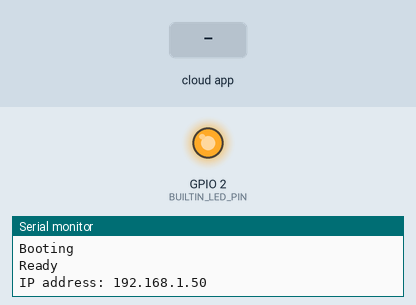
Recording of a sketch running on a simulated ESP32. Parts: output pins drawn as LEDs (lit = HIGH), the last lines printed to the serial monitor. The test bench sets the inputs (shaded band). WiFi joins after 1.5 s; servers stay silent unless stated.

Above: at 2.7 s.
2.8 s: the phone or cloud app sets DEVICE_ID_AQUI to 0
At 3.7 s:
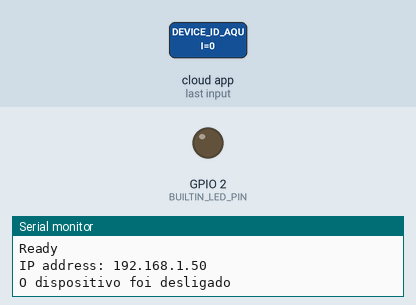
4.3 s: the phone or cloud app sets DEVICE_ID_AQUI to 1
Timing chart, 0 to 13.3 s (numbered marks = the images above; inputs shaded):
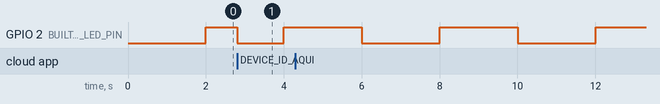

Measured:
- after the input at 2.8 s, GPIO 2 (BUILTIN_LED_PIN): HIGH → LOW after 0.00 s instead of 1.2 s

The sketch:

smartthing_integrado_sinric_ota.ino
```cpp
#include <time.h>
#include "ota_firmware.h"
#include "sinric_interface.h"

#define BUILTIN_LED_PIN 2

void setup(){
  Serial.begin(115200);
  Serial.println("Booting");
  pinMode(BUILTIN_LED_PIN, OUTPUT);
  setup_wifi_ota();
  setup_sinric();
}

int ant = millis();
void loop(){
  if(millis()-ant > 2000){
    digitalWrite(BUILTIN_LED_PIN, !digitalRead(BUILTIN_LED_PIN));
    ant = millis();
  }
  handle_wifi_ota();
  handle_sinric();
}
```

ota_firmware.h
```cpp
#include <WiFi.h>
#include <ESPmDNS.h>
#include <WiFiUdp.h>
#include <ArduinoOTA.h>
#include "wifi_credenciais.h"

void setup_wifi_ota(){
  void setupWiFi();//Necessário?#VER#
  WiFi.mode(WIFI_STA);
  WiFi.begin(WIFI_SSID, WIFI_PASS);
  while (WiFi.waitForConnectResult() != WL_CONNECTED) {
    Serial.println("Connection Failed! Rebooting...");
    delay(5000);
    ESP.restart();
  }

  // Port defaults to 3232
  // ArduinoOTA.setPort(3232);

  // Hostname defaults to esp3232-[MAC]
  // ArduinoOTA.setHostname("myesp32");

  // No authentication by default
  // ArduinoOTA.setPassword("admin");

  // Password can be set with it's md5 value as well
  // MD5(admin) = 21232f297a57a5a743894a0e4a801fc3
  // ArduinoOTA.setPasswordHash("21232f297a57a5a743894a0e4a801fc3");

  ArduinoOTA
    .onStart([]() {
      String type;
      if (ArduinoOTA.getCommand() == U_FLASH)
        type = "sketch";
      else // U_SPIFFS
        type = "filesystem";

      // NOTE: if updating SPIFFS this would be the place to unmount SPIFFS using SPIFFS.end()
      Serial.println("Start updating " + type);
    })
    .onEnd([]() {
      Serial.println("\nEnd");
    })
    .onProgress([](unsigned int progress, unsigned int total) {
      Serial.printf("Progress: %u%%\r", (progress / (total / 100)));
    })
    .onError([](ota_error_t error) {
      Serial.printf("Error[%u]: ", error);
      if (error == OTA_AUTH_ERROR) Serial.println("Auth Failed");
      else if (error == OTA_BEGIN_ERROR) Serial.println("Begin Failed");
      else if (error == OTA_CONNECT_ERROR) Serial.println("Connect Failed");
      else if (error == OTA_RECEIVE_ERROR) Serial.println("Receive Failed");
      else if (error == OTA_END_ERROR) Serial.println("End Failed");
    });

  ArduinoOTA.begin();

  Serial.println("Ready");
  Serial.print("IP address: ");
  Serial.println(WiFi.localIP());
}

void handle_wifi_ota(){
  ArduinoOTA.handle();
}
```

sinric_credenciais.sample.h
```cpp
//Crie seu cadastro e dispositivo no https://portal.sinric.pro/
#define APP_KEY           "APP_KEY_AQUI"
#define APP_SECRET        "SENHA_APP_AQUI"
#define Device_ID       "DEVICE_ID_AQUI"
#define Device_Pin 2 //Pino do dispositivo aqui
```

sinric_interface.h
```cpp
#include <SinricPro.h>
#include <SinricProSwitch.h>
#include "sinric_credenciais.h"

void setupSinricPro();
bool LampadaState(const String &deviceId, bool &state);


// main setup function
void setup_sinric(){
  void setupSinricPro();
  bool DeviseState(const String &deviceId, bool &state);
  setupSinricPro();
  pinMode(Device_Pin, OUTPUT);
}

void handle_sinric() {
  SinricPro.handle();
}

bool DeviceState(const String &deviceId, bool &state) {
  Serial.printf("O dispositivo foi %s\r\n", state?"ligado":"desligado");
  digitalWrite(Device_Pin, state);
  return true;
}

void setupSinricPro() {
  SinricProSwitch &mySwitch2 = SinricPro[Device_ID];
  mySwitch2.onPowerState(DeviceState);

  // setup SinricPro
  SinricPro.onConnected([](){ Serial.printf("Conectado a nuvem SinricPro\r\n"); });
  SinricPro.onDisconnected([](){ Serial.printf("Desconectado a nuvem SinricPro\r\n"); });
  SinricPro.begin(APP_KEY, APP_SECRET);
}
```

wifi_credenciais.sample.h
```cpp
#define WIFI_SSID         "SSID_WIFI_AQUI"
#define WIFI_PASS         "SENHA_WIFI_AQUI"
```
